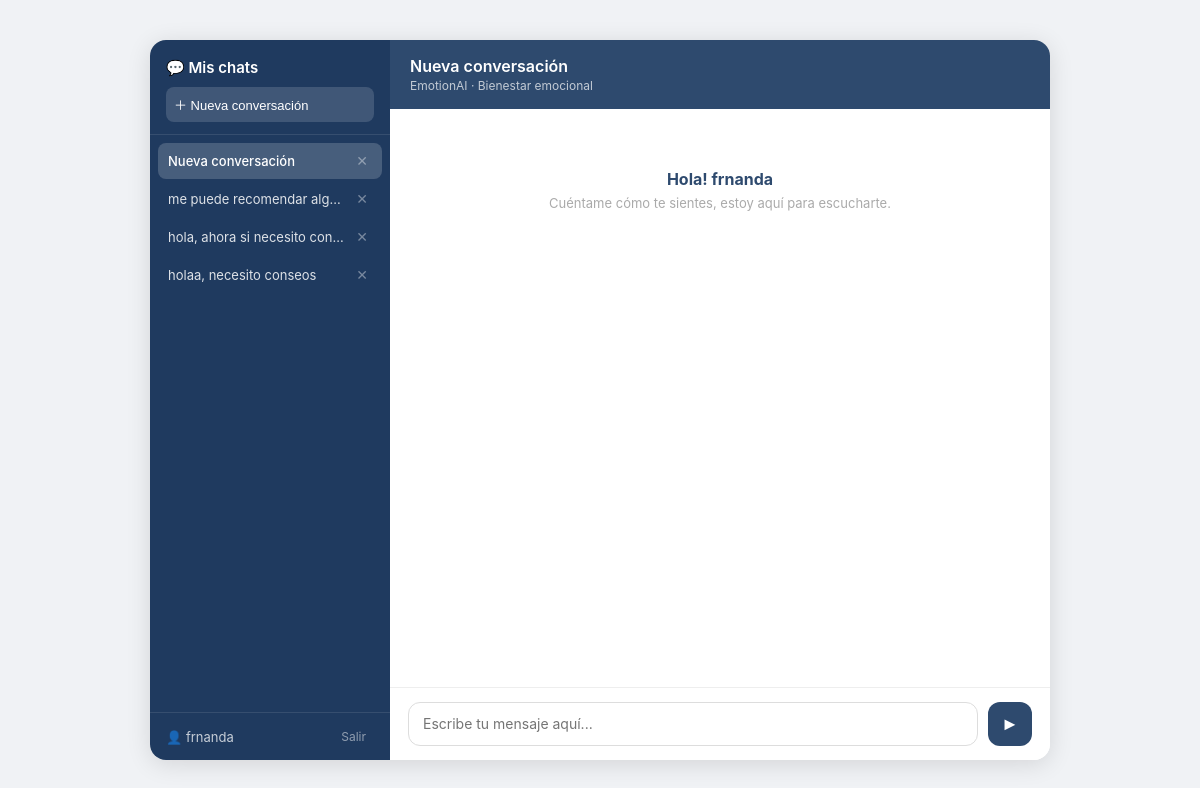
Page /chat/ (signed in) on the committed database.
### chat/models.py (models this page shows, shortened)
class Conversacion(models.Model):
    usuario = models.ForeignKey(
        User,
        on_delete=models.CASCADE,
        related_name='conversaciones'
    )
    titulo = models.CharField(max_length=200, default='Nueva conversación')
    fecha_inicio = models.DateTimeField(auto_now_add=True)
    fecha_ultimo_mensaje = models.DateTimeField(auto_now=True)
    class Meta:
        ordering = ['-fecha_ultimo_mensaje']
        db_table = 'chat_conversacion'

### analisis/views.py (the view)
# urls.py: path('chat/', chat_page, name='chat'),
@login_required
def chat_page(request):
    conversacion = Conversacion.objects.filter(
        usuario=request.user
    ).first()
    if not conversacion:
        conversacion = Conversacion.objects.create(
            usuario=request.user,
            titulo='Nueva conversación'
        )
    conversaciones = Conversacion.objects.filter(usuario=request.user)
    mensajes = conversacion.mensajes.all()
    return render(request, 'chat.html', {
        'conversacion': conversacion,
        'conversaciones': conversaciones,
        'mensajes': mensajes,
    })

### templates/chat.html (shortened to what this page needs)
<!DOCTYPE html>
<html lang="es">
<head>
</head>
<body>
<div class="app">
  <div class="sidebar">
    <div class="sidebar-header">
      <h2>💬 Mis chats</h2>
      <button class="btn-nuevo" onclick="nuevaConversacion()">
        ＋ Nueva conversación
      </button>
    </div>
    <div class="conv-lista" id="conv-lista">
      {% for conv in conversaciones %}
        <div class="conv-item {% if conv.id == conversacion.id %}activa{% endif %}"
             id="conv-{{ conv.id }}"
             onclick="cargarConversacion({{ conv.id }})">
          <span class="conv-titulo" title="{{ conv.titulo }}">{{ conv.titulo }}</span>
          <button class="btn-eliminar-conv"
                  onclick="event.stopPropagation(); eliminarConversacion({{ conv.id }})"
                  title="Eliminar conversación">✕</button>
        </div>
      {% empty %}
        <p style="color:rgba(255,255,255,0.4); font-size:12px; padding:12px;">
          No hay conversaciones aún.
        </p>
      {% endfor %}
    </div>
    <div class="sidebar-footer">
      <div class="user-info">
        <span class="user-name">👤 {{ request.user.username }}</span>
        <a href="/logout/" class="btn-logout">Salir</a>
      </div>
    </div>
  </div>
  <div class="chat-area">
    <div class="chat-header">
      <h1 id="titulo-chat">{{ conversacion.titulo }}</h1>
      <p>EmotionAI · Bienestar emocional</p>
    </div>
    <div class="chat-messages" id="chat-messages">
      {% if mensajes %}
        {% for mensaje in mensajes %}
          <div class="mensaje usuario" id="msg-{{ mensaje.id }}">
            <div class="mensaje-label">
              Tú
              <button class="btn-eliminar-msg"
                      onclick="eliminarMensaje({{ mensaje.id }})"
                      title="Eliminar mensaje">🗑</button>
            </div>
            <div class="burbuja">{{ mensaje.texto }}</div>
            {% if mensaje.emocion_detectada %}
              <div class="emocion-tag emocion-{{ mensaje.emocion_detectada }}">
                {{ mensaje.emocion_detectada }}
              </div>
            {% endif %}
          </div>
          {% if mensaje.respuesta_ia %}
            <div class="mensaje ia">
              <div class="mensaje-label">IA</div>
              <div class="burbuja">{{ mensaje.respuesta_ia }}</div>
            </div>
          {% endif %}
        {% endfor %}
      {% else %}
        <div class="bienvenida" id="bienvenida">
          <strong>Hola! {{ request.user.username }} </strong>
          Cuéntame cómo te sientes, estoy aquí para escucharte.
        </div>
      {% endif %}
    </div>
    <div class="chat-input-area">
      <textarea
        id="input-texto"
        placeholder="Escribe tu mensaje aquí..."
        rows="1"
      ></textarea>
      <button class="send-btn" id="btn-enviar" title="Enviar">&#9658;</button>
    </div>
  </div>
</div>
</body>
</html>

### templates/chat.html (style rules this page uses)
* { box-sizing: border-box; margin: 0; padding: 0; }
body { font-family: -apple-system, BlinkMacSystemFont, 'Segoe UI', sans-serif; background: #f0f2f5; display: flex; justify-content: center; align-items: center; min-height: 100vh; padding: 20px; }
.app { width: 100%; max-width: 900px; height: 90vh; display: flex; border-radius: 16px; box-shadow: 0 4px 24px rgba(0,0,0,0.12); overflow: hidden; background: white; }
.sidebar { width: 240px; background: #1F3A5F; display: flex; flex-direction: column; flex-shrink: 0; }
.sidebar-header { padding: 18px 16px 12px; border-bottom: 1px solid rgba(255,255,255,0.1); }
.sidebar-header h2 { color: white; font-size: 15px; font-weight: 600; margin-bottom: 10px; }
.btn-nuevo { width: 100%; padding: 8px; background: rgba(255,255,255,0.15); color: white; border: none; border-radius: 8px; font-size: 13px; cursor: pointer; transition: background 0.2s; text-align: left; display: flex; align-items: center; gap: 6px; }
.conv-lista { flex: 1; overflow-y: auto; padding: 8px; }
.conv-item { display: flex; align-items: center; justify-content: space-between; padding: 8px 10px; border-radius: 8px; cursor: pointer; transition: background 0.2s; margin-bottom: 2px; gap: 6px; }
.conv-item.activa { background: rgba(255,255,255,0.18); }
.conv-titulo { color: rgba(255,255,255,0.85); font-size: 13px; flex: 1; white-space: nowrap; overflow: hidden; text-overflow: ellipsis; }
.conv-item.activa .conv-titulo { color: white; font-weight: 500; }
.btn-eliminar-conv { background: none; border: none; color: rgba(255,255,255,0.4); cursor: pointer; font-size: 14px; padding: 2px 4px; border-radius: 4px; flex-shrink: 0; transition: color 0.2s; }
.sidebar-footer { padding: 12px 16px; border-top: 1px solid rgba(255,255,255,0.1); }
.user-info { display: flex; align-items: center; justify-content: space-between; }
.user-name { color: rgba(255,255,255,0.75); font-size: 13px; }
.btn-logout { color: rgba(255,255,255,0.5); text-decoration: none; font-size: 12px; padding: 4px 8px; border-radius: 6px; transition: all 0.2s; }
.chat-area { flex: 1; display: flex; flex-direction: column; overflow: hidden; }
.chat-header { background: #2E4A6E; color: white; padding: 16px 20px; flex-shrink: 0; }
.chat-header h1 { font-size: 16px; font-weight: 600; margin-bottom: 2px; }
.chat-header p { font-size: 12px; opacity: 0.7; }
.chat-messages { flex: 1; overflow-y: auto; padding: 20px; display: flex; flex-direction: column; gap: 12px; }
.chat-input-area { padding: 14px 18px; border-top: 1px solid #eee; display: flex; gap: 10px; align-items: flex-end; flex-shrink: 0; background: white; }
textarea { flex: 1; border: 1.5px solid #ddd; border-radius: 12px; padding: 10px 14px; font-size: 14px; font-family: inherit; resize: none; outline: none; max-height: 120px; min-height: 44px; line-height: 1.5; transition: border-color 0.2s; }
button.send-btn { background: #2E4A6E; color: white; border: none; border-radius: 12px; width: 44px; height: 44px; cursor: pointer; font-size: 18px; display: flex; align-items: center; justify-content: center; flex-shrink: 0; transition: background 0.2s, opacity 0.2s; }
.bienvenida { text-align: center; color: #aaa; font-size: 13px; padding: 40px 20px; }
.bienvenida strong { color: #2E4A6E; display: block; font-size: 16px; margin-bottom: 6px; }

### rows in the picture
Conversacion: titulo "Nueva conversación"
Conversacion: titulo "me puede recomendar alg…"
Conversacion: titulo "hola, ahora si necesito con…"
Conversacion: titulo "holaa, necesito conseos"

### other values in the picture
{{ request.user.username }} "frnanda"
